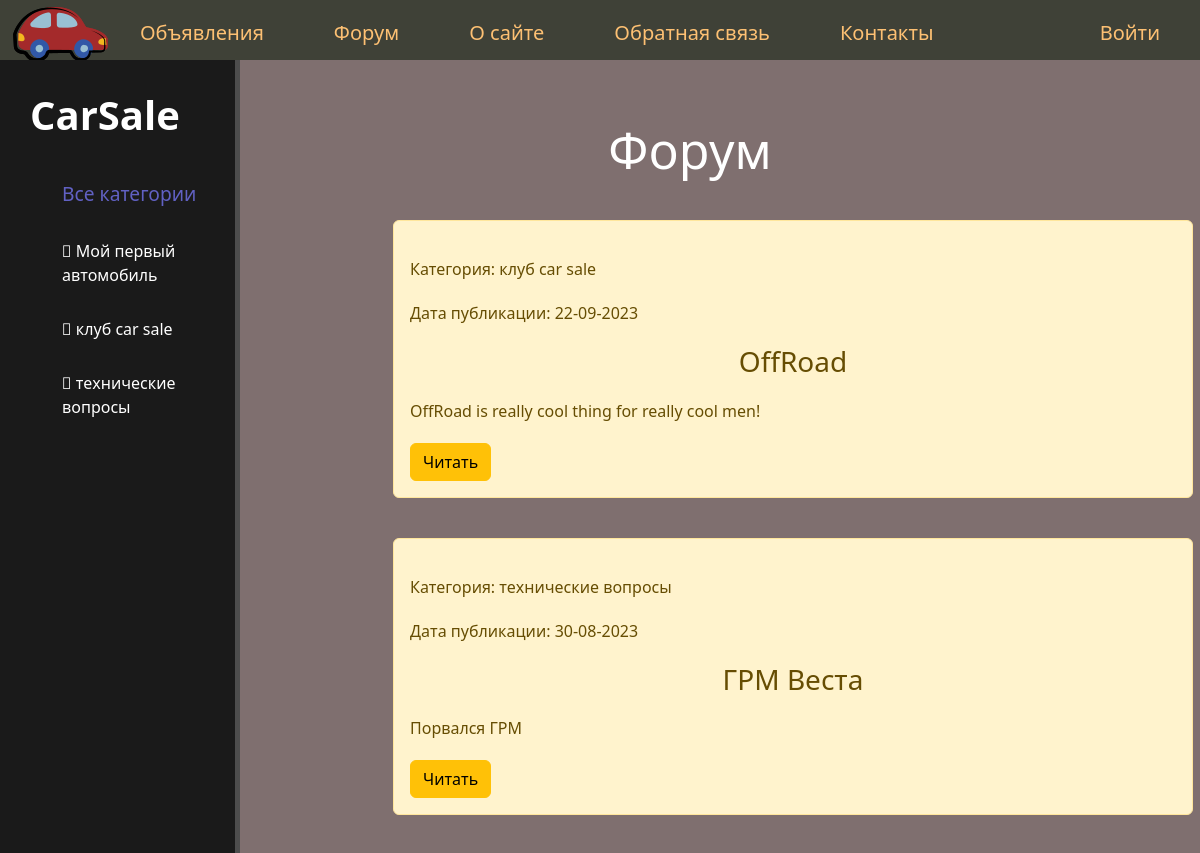
Before: /forum/ (upper part) with the older database file.
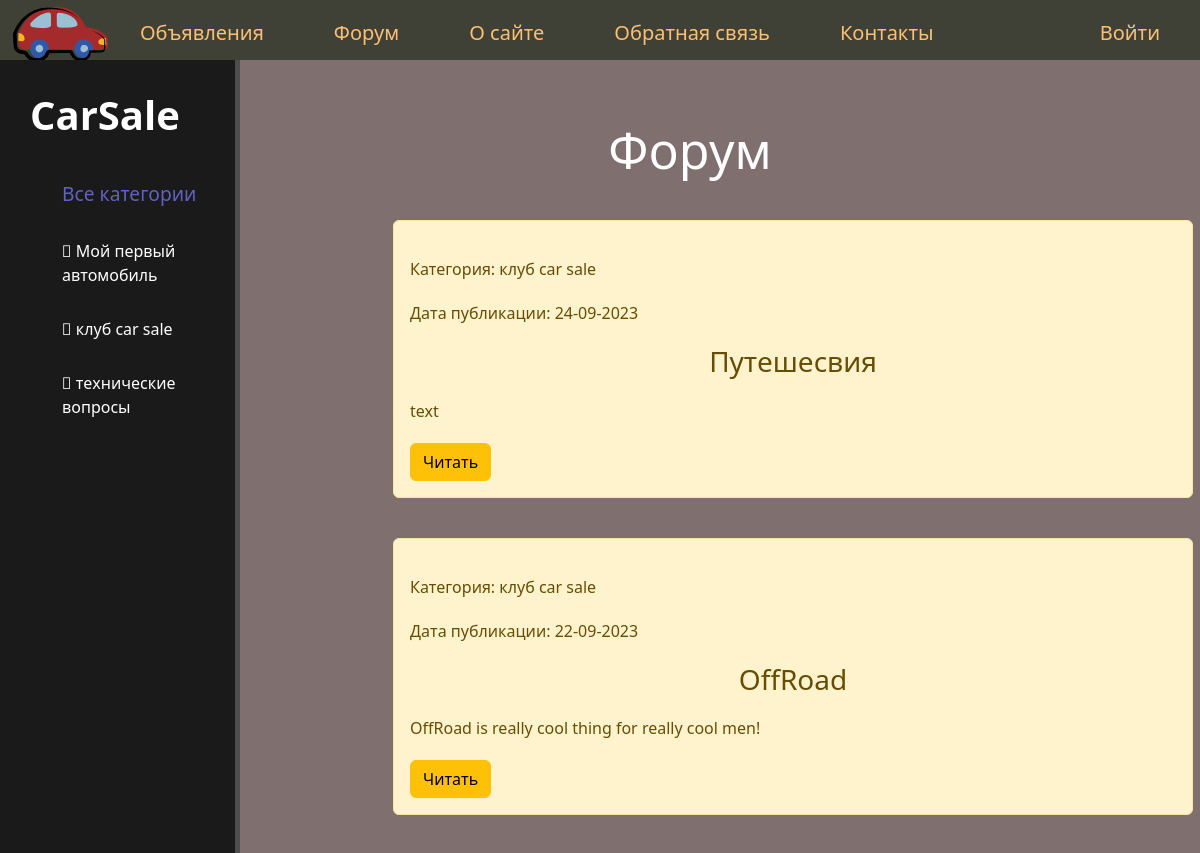
After: the same page with the newer database file.
### forum/models.py (models this page shows, shortened)
class Category_forum(models.Model):
    name = models.CharField(
        max_length=100, db_index=True, verbose_name='название темы'
    )
    slug = models.SlugField(
        max_length=255, unique=True, db_index=True, verbose_name="url"
        )
    def get_absolute_url(self):
        return reverse('forum:category', kwargs={'cat_slug': self.slug})
    def __str__(self):
        return self.name
    class Meta:
        verbose_name = 'Категория форума'
        verbose_name_plural = 'Категории форума'

class Forum(models.Model):
    title = models.CharField(max_length=255, verbose_name='название поста')
    slug = models.SlugField(
        max_length=255, unique=True, db_index=True, verbose_name="url"
        )
    text = models.TextField(max_length=2000, verbose_name='текс поста')
    photo = models.ImageField(
        upload_to="photos/%Y/%m/%d/", verbose_name='фото',
        blank=True,
    )
    time_create = models.DateTimeField(auto_now_add=True, null=True)
    time_update = models.DateTimeField(auto_now=True, null=True)
    is_published = models.BooleanField(default=True)
    cat = models.ForeignKey('Category_forum', on_delete=models.PROTECT)
    class Meta:
        verbose_name = 'Форум'
        verbose_name_plural = 'Форум'
        ordering = ('-time_create', 'id')

### forum/views.py (the view)
# urls.py: path('', ForumHome.as_view(), name='forum'),
class ForumHome(DataMixin, ListView):
    paginate_by = 10
    model = Forum
    template_name = 'forum/forum.html'
    context_object_name = 'posts'
    def get_context_data(self, *, object_list=None, **kwargs):
        context = super().get_context_data(**kwargs)
        c_def = self.get_user_context(title='Форум')
        return dict(list(context.items()) + list(c_def.items()))
    def get_queryset(self):
        return Forum.objects.all().select_related('cat')

### car/templatetags/car_tags.py (called while the page is built)
@register.inclusion_tag('forum/show_category.html')
def show_categories(sort=None, cat_selected=0):
    if not sort:
        cats = Category_forum.objects.all()
    else:
        cats = Category_forum.objects.order_by(sort)
    return {'cats': cats, 'cat_selected': cat_selected}

### forum/utils.py (called while the page is built)
    def get_user_context(self, **kwargs):
        context = kwargs
        cats = Category_forum.objects.all()
        context['menu'] = menu
        context['cats'] = cats
        if 'cat_selected' not in context:
            context['cat_selected'] = 0
        return context

### car/templates/forum/forum.html (shortened to what this page needs)
{% extends 'base.html' %}
{% block content %}
	<div class="features">
		<h1>{{ title }}</h1>
		{% if posts %}
			{% for post in posts %}
				<div class="alert alert-warning">
					<p class "first">Категория: {{ post.cat }}</p>
					<p class "last">Дата публикации: {{ post.time_update|date:'d-m-Y' }}</p>
					<h3>{{ post.title }} </h3>
					<p> {{ post.text|linebreaks|truncatewords:50 }} </p>
					<a href="{% url 'forum:post_detail' post.slug %}" class="btn btn-warning">Читать</a>
				</div>
			{% endfor %}
		{% else %}
			На данный момент нет постов
		{% endif %}
	</div>
{% endblock %}

### car/templates/forum/show_category.html
{% for cat in cats %}
	{% if cat.slug == cat_selected %}
		<a ><li><span class="selected"> {{ cat.name }} </span></li></a>
	{% else %}
		<a href="{{ cat.get_absolute_url }}"><li><i class="fa-solid fa-car-side"></i> {{ cat.name }} </li></a>
	{% endif %}
{% endfor %}

Changed rows visible on the page:
no longer on this page (row unchanged): Forum: cat "технические вопросы", time_update "30-08-2023", title "ГРМ Веста", text "Порвался ГРМ"
added Forum: cat "клуб car sale", time_update "24-09-2023", title "Путешесвия", text "text"
